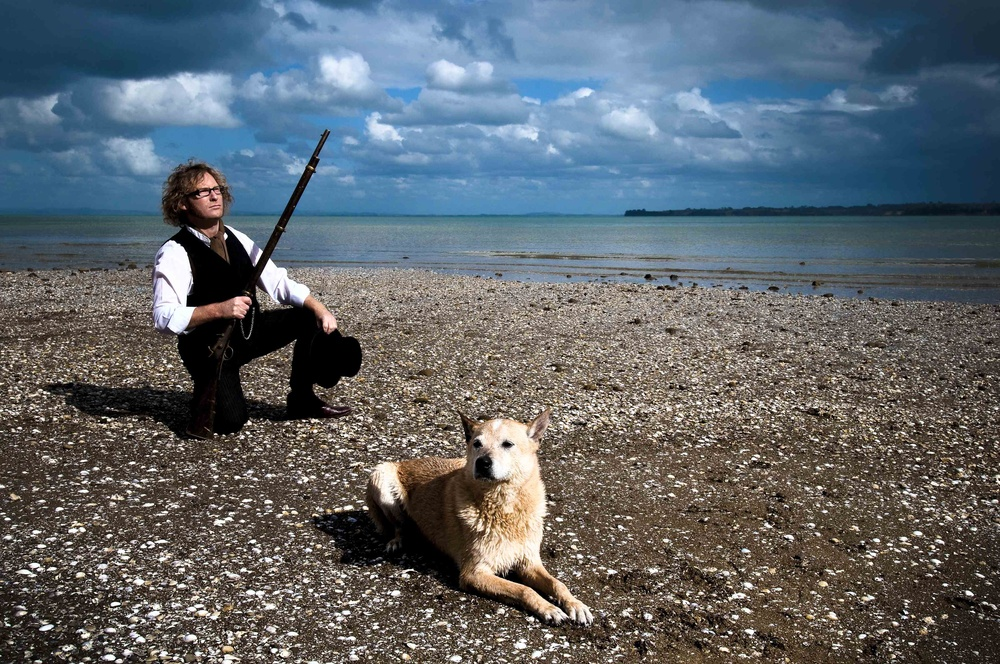
%> input picture IVPPROJECT/Wavelet/image.jpg, 1000 x 664 px, shrunk from 3600 x 2391 before the run
$ octave wavelet.m   (GNU Octave 9; MATLAB toolbox functions it lacks are replaced by stand-ins)
%> lines starting %> are read from the running program, lines starting %| are printed output that depends on the picture
clear all;
clc
x = imread('/home/anupam/Desktop/IVPPROJECT/Wavelet/image.jpg');
%> x is the input picture: size 664x1000x3 uint8; mean R, G, B 94.7, 101.9, 107.7

display('Wavelet transforming of image')
[xar,xhr,xvr,xdr] = dwt2(x(:,:,1),'db2');
[xag,xhg,xvg,xdg] = dwt2(x(:,:,2),'db2');
[xab,xhb,xvb,xdb] = dwt2(x(:,:,3),'db2');

xa(:,:,1) = xar; xa(:,:,2) = xag; xa(:,:,3) = xab;
xh(:,:,1) = xhr; xh(:,:,2) = xhg; xh(:,:,3) = xhb;
xv(:,:,1) = xvr; xv(:,:,2) = xvg; xv(:,:,3) = xvb;
xd(:,:,1) = xdr; xd(:,:,2) = xdg; xd(:,:,3) = xdb;
X1 = [xa*0.03 log10(xv)*0.3;log10(xh)*0.3 log10(xd)*0.3];
%figure,imshow(X1);

[xaar,xhhr,xvvr,xddr] = dwt2(xa(:,:,1),'db2');
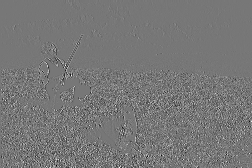
%> xvvr: size 168x252 double; min -278, max 315.5, mean 0.1; drawn with min black and max white
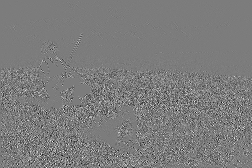
%> xddr: size 168x252 double; min -217.3, max 227.6, mean 0; drawn with min black and max white
[xaag,xhhg,xvvg,xddg] = dwt2(xa(:,:,2),'db2');
[xaab,xhhb,xvvb,xddb] = dwt2(xa(:,:,3),'db2');
xaa(:,:,1) = xaar; xaa(:,:,2) = xaag; xaa(:,:,3) = xaab;
xhh(:,:,1) = xhhr; xhh(:,:,2) = xhhg; xhh(:,:,3) = xhhb;
xvv(:,:,1) = xvvr; xvv(:,:,2) = xvvg; xvv(:,:,3) = xvvb;
xdd(:,:,1) = xddr; xdd(:,:,2) = xddg; xdd(:,:,3) = xddb;

X11 = [xaa*0.03 log10(xvv)*0.3;log10(xhh)*0.3 log10(xdd)*0.3];
%figure,imshow(X11);
display('Uncompressing image from compressed data')
decompressr = idwt2(xaar,xhhr,xvvr,xddr,'db2',size(xar));
decompressg = idwt2(xaag,xhhg,xvvg,xddg,'db2',size(xag));
decompressb = idwt2(xaab,xhhb,xvvb,xddb,'db2',size(xab));
decomp(:,:,1) = decompressr; decomp(:,:,2) = decompressg; decomp(:,:,3) = decompressb;

ddcompr = idwt2(decompressr,xhr,xvr,xdr,'db2',size(x(:,:,1)));
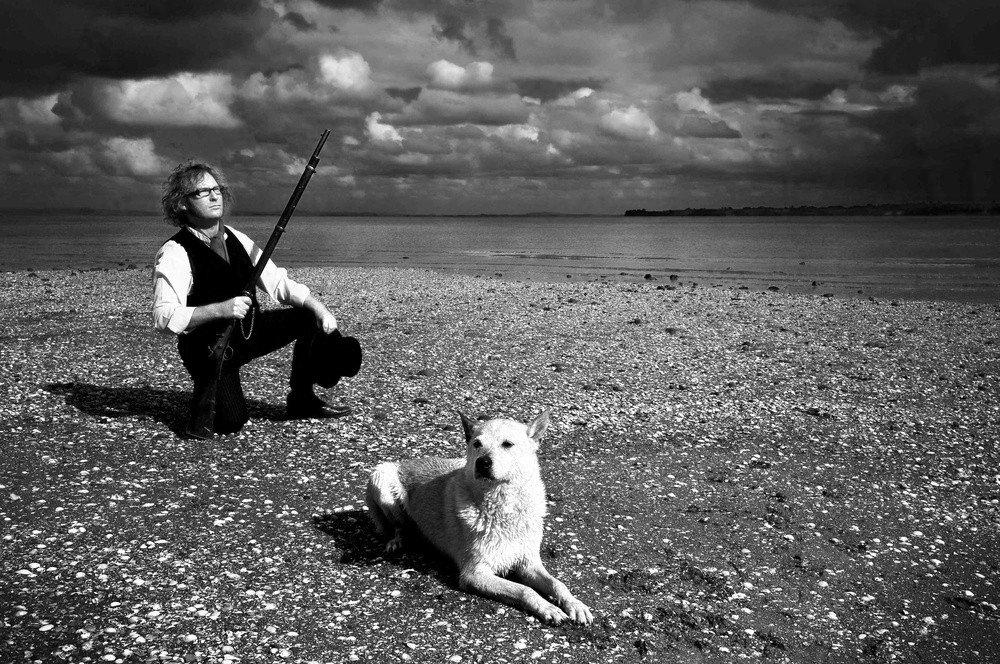
%> ddcompr: size 664x1000 double; min -3.91e-14, max 255, mean 94.7; drawn with min black and max white
ddcompg = idwt2(decompressg,xhg,xvg,xdg,'db2',size(x(:,:,1)));
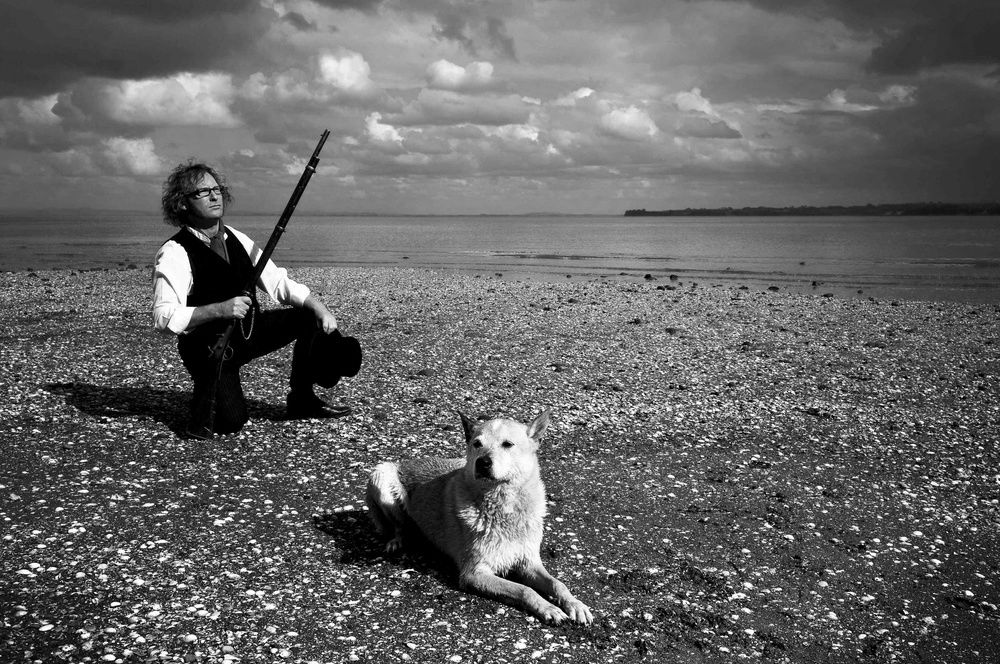
%> ddcompg: size 664x1000 double; min -4.84e-14, max 255, mean 101.9; drawn with min black and max white
ddcompb = idwt2(decompressb,xhb,xvb,xdb,'db2',size(x(:,:,1)));
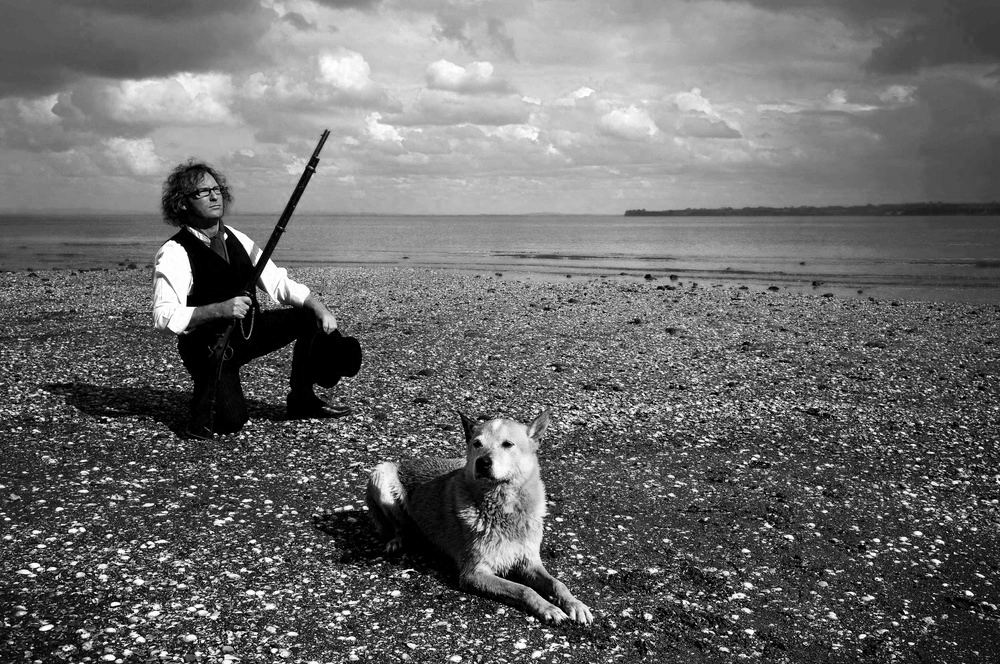
%> ddcompb: size 664x1000 double; min -7.46e-14, max 255, mean 107.7; drawn with min black and max white
ddecomp(:,:,1) = ddcompr; ddecomp(:,:,2) = ddcompg; ddecomp(:,:,3) = ddcompb;
ddecomp = uint8(ddecomp);
subplot(2,2,1),imshow(x),title('Original Image');
subplot(2,2,2),imshow(xaa),title('Compressed Image');
%> after `imshow(xaa)`:
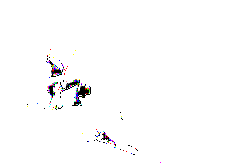
%> displayed picture: size 168x252x3, on the screen's scale of 0 to 255; mean R, G, B 252.1, 251.9, 252.1
subplot(2,2,3),imshow(ddecomp),title('Decompressed Image');
transformed = uint8(xaa);
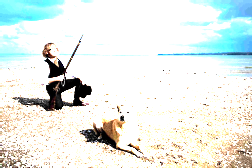
%> transformed: size 168x252x3 uint8; mean R, G, B 228.9, 236.4, 232.2
whos x transformed ddecomp
